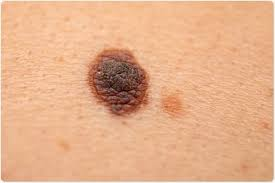
#> input picture melonoma.jpeg, 275 x 183 px, found by its file name
$ python contours.py
#> lines starting #> are read from the running program, lines starting #| are printed output that depends on the picture; after the words box and inside, x2 and y2 are one past the last pixel; in counts of white or black regions, pixels touching at a corner belong together
import cv2 as cv
import numpy as np

img = cv.imread('C:/Users/navee/Desktop/sikandar/Coding/Python/OpenCV/melonoma.jpeg')
#> img is the input picture: shape (183, 275, 3); mean B, G, R 139.1, 176, 228.7
cv.imshow('Melonoma', img)

blank = np.zeros(img.shape,'uint8')
#gray
gray_image=cv.cvtColor(img,cv.COLOR_BGR2GRAY)
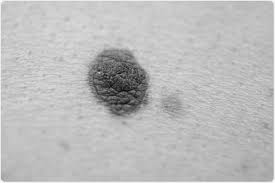
#> gray_image: shape (183, 275); min 9, max 253, mean 187.5
cv.imshow("Gray", gray_image)

# Blur
blur = cv.GaussianBlur(gray_image,(5,5),cv.BORDER_DEFAULT) # (kernel size , sigmaX,sigmaY)
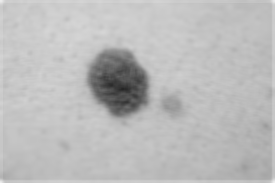
#> blur: shape (183, 275); min 37, max 239, mean 187.2
cv.imshow("Blurred Image", blur)

# canny Edges
canny = cv.Canny(img, 125, 175)
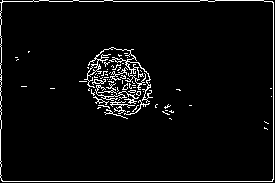
#> canny: shape (183, 275); 4.4% white in thin lines or dots
cv.imshow('Canny Edges', canny)

# ret, thresh = cv.threshold(gray, 125, 255, cv.THRESH_BINARY)
# cv.imshow('Thresh', thresh)

contours, hierarchies = cv.findContours(canny, cv.RETR_LIST, cv.CHAIN_APPROX_SIMPLE)
#> contours = 95 contours, 88 with area under 20; largest, box (x1, y1, x2, y2) and area: (0, 0, 274, 182) 49135, (0, 0, 274, 182) 49126, (84, 47, 153, 103) 172, (87, 64, 99, 76) 59, (95, 85, 139, 104) 38, (92, 79, 106, 85) 29, (110, 101, 135, 114) 23
print(f'{len(contours)} contour(s) found!')
#| 95 contour(s) found!

cv.drawContours(blank, contours, -1, (0,0,255), 1)
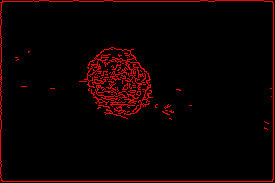
#> blank: shape (183, 275, 3); mean of channels 0, 1, 2 0, 0, 11.3; drawn as B, G, R
cv.imshow('Contours Drawn', blank)

cv.waitKey(0)

$ run again, with pimple.jpeg copied over melonoma.jpeg
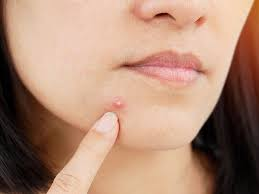
#> input picture pimple.jpeg, 259 x 194 px, found by its file name
#> img is the input picture: shape (194, 259, 3); mean B, G, R 117.4, 138.4, 175
#> `canny = cv.Canny(img, 125, 175)`:
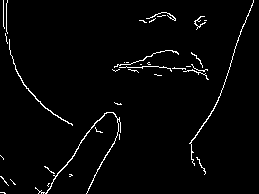
#> canny: shape (194, 259); 2.5% white in thin lines or dots
#> contours = 38 contours, 35 with area under 20; largest, box (x1, y1, x2, y2) and area: (35, 112, 121, 194) 83, (9, 39, 73, 126) 46, (189, 0, 254, 166) 40
#| 38 contour(s) found!
#> `cv.drawContours(blank, contours, -1, (0,0,255), 1)`:
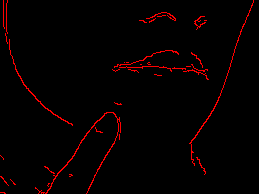
#> blank: shape (194, 259, 3); mean of channels 0, 1, 2 0, 0, 6.3; drawn as B, G, R
